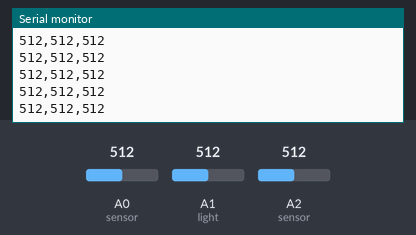
Simulated run of this sketch. Board: Arduino Uno, built with avr-gcc and run on an emulated ATmega328P. On the bench: the last lines printed to the serial monitor. Inputs (shaded band) come from the test bench; at power-on: A2 (sensor) = 512, A0 (sensor) = 512, A1 (light) = 512.

Above: at 8.7 s.
8.8 s: A2 (sensor) set to 106
At 8.88 s:
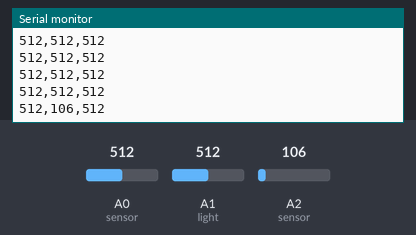
11.8 s: A2 (sensor) set to 91
At 11.8 s:
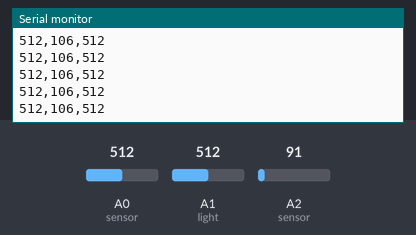
Timing chart, 0 to 14.3 s (numbered marks = the images above; inputs shaded):
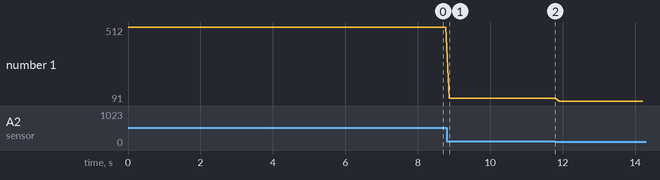

The sketch:

reading-senore-data.ino
```cpp
void setup() {
  // put your setup code here, to run once:
  Serial.begin(9600); // start serial commuication
}

void loop() {
  // put your main code here, to run repeatedly:
  int light = analogRead(A1); // read the light sensor
  int sound = analogRead(A2); // read the sound sensor
  int temp = analogRead(A0); // read the temp sensor

  Serial.print(light);
  Serial.print(",");
  Serial.print(sound);
  Serial.print(",");
  Serial.println(temp); // print val over serial
  delay(100); // wait 100 milisecons
}
```

Measured:
- after the input at 8.8 s, the serial monitor: prints a new line after 0.07 s (image 1)
- plotted number 1: 512 → 106 after the input at 8.8 s, 106 → 91 after the input at 11.8 s
